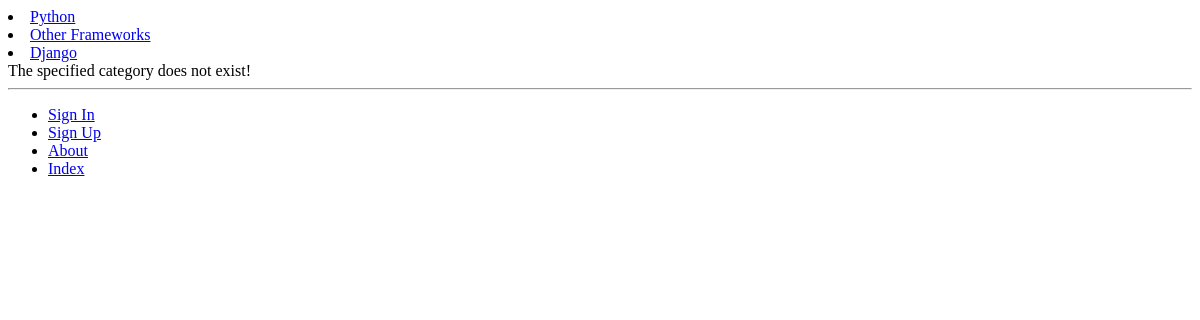
Before: /rango/category/java/add_page/ with the older database file.
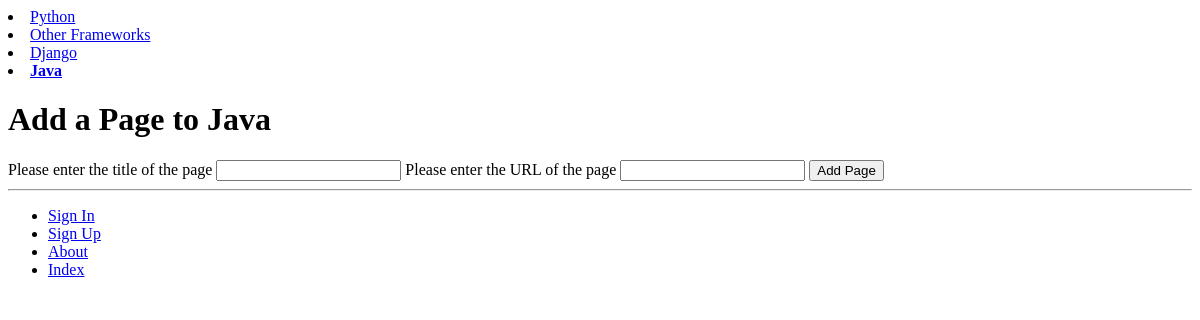
After: the same page with the newer database file.
### rango/models.py (models this page shows, shortened)
class Category(models.Model):
    name = models.CharField(max_length=128, unique=True)
    views = models.IntegerField(default = 0)
    likes = models.IntegerField(default = 0)
    slug = models.SlugField(unique=True)
    class Meta:
        verbose_name_plural = 'categories'

### rango/views.py (the view)
# urls.py: url(r'^category/(?P<category_name_slug>[\w\-]+)/add_page/$', views.add_page, name='add_page'),
def add_page(request, category_name_slug):
	try:
		category = Category.objects.get(slug=category_name_slug)
	except Category.DoesNotExist:
		category = None
	form = PageForm()
	if request.method == 'POST':
		form = PageForm(request.POST)
		if form.is_valid():
			if category:
				page = form.save(commit=False)
				page.category = category
				page.views = 0
				page.save()
				return show_category(request, category_name_slug)
		else:
			print(form.errors)
	context_dict = {'form':form, 'category': category}
	return render(request, 'rango/add_page.html', context_dict)

### rango/forms.py (shortened to what this page needs)
class PageForm(forms.ModelForm):
    title = forms.CharField(max_length=128,
                            help_text="Please enter the title of the page")
    url = forms.URLField(max_length=200,
                         help_text="Please enter the URL of the page")
    views = forms.IntegerField(widget=forms.HiddenInput(), initial=0)
    class Meta:
        model = Page
        exclude = ('category', )

### rango/templatetags/rango_template_tags.py (called while the page is built)
@register.inclusion_tag('rango/cats.html')
def get_category_list(cat=None):
	return {'cats': Category.objects.all(),
		'act_cat': cat}

### templates/rango/add_page.html (shortened to what this page needs)
	{% extends 'rango/base.html' %}
	{% load staticfiles %}
	{% block body_block %}
        <div>
		{% if category %}
        <h1>Add a Page to {{category.name}}</h1>
        <form id="page_form" method="post" action="/rango/category/{{ category.slug }}/add_page/">
            {% for field in form.visible_fields %}
                {{ field.help_text }}
                {{ field }}
            {% endfor %}
            <input type="submit" name="submit" value="Add Page" />
        </form>
		{% else %}
			The specified category does not exist!
		{% endif%}
		</div>
	{% endblock %}

### templates/rango/cats.html
{% for c in cats %}
	{% if c == act_cat %}
		<li>
		<strong>
			<a href="{% url 'show_category' c.slug %}">{{ c.name }}</a>
		</strong>
		</li>
	{% else %}
		<li>
			<a href="{% url 'show_category' c.slug %}">{{ c.name }}</a>
		</li>
	{% endif %}
{% endfor %}

Changed rows visible on the page:
added Category: name "Java"
Other visible differences:
form field submit: (not shown) → "Add Page"
text no longer shown: "The specified category does not exist!"
text now shown: "Add a Page to"
new list line: "Please enter the title of the page "
new list line: "Please enter the URL of the page "
